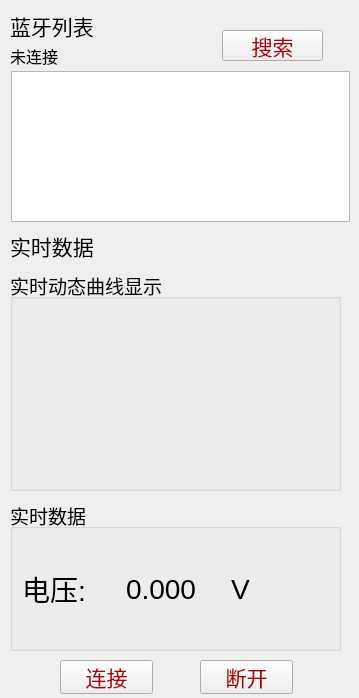
<?xml version="1.0" encoding="UTF-8"?>
<ui version="4.0">
 <class>Widget</class>
 <widget class="QWidget" name="Widget">
  <property name="geometry">
   <rect>
    <x>0</x>
    <y>0</y>
    <width>359</width>
    <height>698</height>
   </rect>
  </property>
  <property name="windowTitle">
   <string>Widget</string>
  </property>
  <widget class="QLabel" name="label">
   <property name="geometry">
    <rect>
     <x>10</x>
     <y>10</y>
     <width>121</width>
     <height>31</height>
    </rect>
   </property>
   <property name="font">
    <font>
     <family>黑体</family>
     <pointsize>16</pointsize>
    </font>
   </property>
   <property name="text">
    <string>蓝牙列表</string>
   </property>
  </widget>
  <widget class="QPushButton" name="pb_sousuo">
   <property name="geometry">
    <rect>
     <x>222</x>
     <y>30</y>
     <width>101</width>
     <height>31</height>
    </rect>
   </property>
   <property name="font">
    <font>
     <family>黑体</family>
     <pointsize>16</pointsize>
    </font>
   </property>
   <property name="styleSheet">
    <string notr="true">color: rgb(170, 0, 0);</string>
   </property>
   <property name="text">
    <string>搜索</string>
   </property>
  </widget>
  <widget class="QLabel" name="label_zhuangtai">
   <property name="geometry">
    <rect>
     <x>10</x>
     <y>40</y>
     <width>91</width>
     <height>31</height>
    </rect>
   </property>
   <property name="font">
    <font>
     <family>黑体</family>
     <pointsize>12</pointsize>
    </font>
   </property>
   <property name="text">
    <string>未连接</string>
   </property>
  </widget>
  <widget class="QListWidget" name="listWidget_lanya">
   <property name="geometry">
    <rect>
     <x>11</x>
     <y>71</y>
     <width>339</width>
     <height>151</height>
    </rect>
   </property>
   <property name="font">
    <font>
     <family>黑体</family>
     <pointsize>16</pointsize>
    </font>
   </property>
  </widget>
  <widget class="QLabel" name="label_wendu">
   <property name="geometry">
    <rect>
     <x>10</x>
     <y>230</y>
     <width>111</width>
     <height>31</height>
    </rect>
   </property>
   <property name="font">
    <font>
     <family>黑体</family>
     <pointsize>16</pointsize>
    </font>
   </property>
   <property name="text">
    <string>实时数据</string>
   </property>
  </widget>
  <widget class="QPushButton" name="pb_lianjie">
   <property name="geometry">
    <rect>
     <x>60</x>
     <y>660</y>
     <width>93</width>
     <height>34</height>
    </rect>
   </property>
   <property name="font">
    <font>
     <family>黑体</family>
     <pointsize>16</pointsize>
    </font>
   </property>
   <property name="styleSheet">
    <string notr="true">color: rgb(170, 0, 0);</string>
   </property>
   <property name="text">
    <string>连接</string>
   </property>
  </widget>
  <widget class="QPushButton" name="pb_duankai">
   <property name="geometry">
    <rect>
     <x>200</x>
     <y>660</y>
     <width>93</width>
     <height>34</height>
    </rect>
   </property>
   <property name="font">
    <font>
     <family>黑体</family>
     <pointsize>16</pointsize>
    </font>
   </property>
   <property name="styleSheet">
    <string notr="true">color: rgb(170, 0, 0);</string>
   </property>
   <property name="text">
    <string>断开</string>
   </property>
  </widget>
  <widget class="QCustomPlot" name="read_plot">
   <property name="geometry">
    <rect>
     <x>10</x>
     <y>270</y>
     <width>331</width>
     <height>221</height>
    </rect>
   </property>
   <property name="font">
    <font>
     <pointsize>14</pointsize>
    </font>
   </property>
   <property name="styleSheet">
    <string notr="true">border: 4px solid rgb(231, 206, 252)  ; /* 设置边框宽度为2像素，颜色为紫色*/
        border-radius: 20px; /* 设置四角为10像素的弧</string>
   </property>
   <property name="title">
    <string>实时动态曲线显示</string>
   </property>
  </widget>
  <widget class="QGroupBox" name="realtime">
   <property name="geometry">
    <rect>
     <x>10</x>
     <y>500</y>
     <width>331</width>
     <height>151</height>
    </rect>
   </property>
   <property name="font">
    <font>
     <pointsize>14</pointsize>
    </font>
   </property>
   <property name="styleSheet">
    <string notr="true">#realtime
{
border: 4px solid rgb(231, 206, 252)  ; /* 设置边框宽度为2像素，颜色为紫色*/
border-radius: 20px; /* 设置四角为10像素的弧
}</string>
   </property>
   <property name="title">
    <string>实时数据</string>
   </property>
   <layout class="QHBoxLayout" name="horizontalLayout">
    <item>
     <widget class="QLabel" name="voltage">
      <property name="font">
       <font>
        <pointsize>21</pointsize>
       </font>
      </property>
      <property name="styleSheet">
       <string notr="true"/>
      </property>
      <property name="text">
       <string>电压:</string>
      </property>
     </widget>
    </item>
    <item>
     <widget class="QLabel" name="temp_num">
      <property name="font">
       <font>
        <pointsize>21</pointsize>
       </font>
      </property>
      <property name="styleSheet">
       <string notr="true"/>
      </property>
      <property name="text">
       <string>0.000</string>
      </property>
     </widget>
    </item>
    <item>
     <widget class="QLabel" name="v">
      <property name="font">
       <font>
        <pointsize>21</pointsize>
       </font>
      </property>
      <property name="styleSheet">
       <string notr="true"/>
      </property>
      <property name="text">
       <string>V</string>
      </property>
     </widget>
    </item>
   </layout>
  </widget>
 </widget>
 <customwidgets>
  <customwidget>
   <class>QCustomPlot</class>
   <extends>QGroupBox</extends>
   <header location="global">qcustomplot.h</header>
   <container>1</container>
  </customwidget>
 </customwidgets>
 <resources/>
 <connections/>
</ui>
